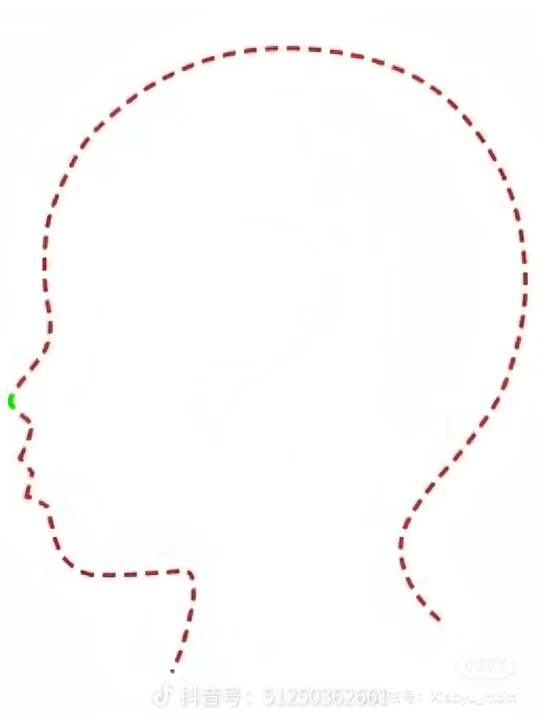
#> input picture 标准头型/left_extracted.jpg, 1080 x 1443 px, given in place of real_side.jpg, which was not available (shown at 1/2 size)
$ python test_compare_final.py
#> lines starting #> are read from the running program, lines starting #| are printed output that depends on the picture
### side_analyzer.py
"""
侧面头型分析 — PCA 曲率法测量后枕部扁平度
"""

import cv2
import numpy as np
import math
from typing import Optional, Dict


def analyze_side_profile(image: np.ndarray) -> Optional[Dict]:
    """
    分析侧面婴儿头部照片。

      1. SAM 分割头部
      2. PCA 找前后方向 (第一主成分)
      3. 将后枕部轮廓曲率与理想圆弧对比
      4. 扁平度 = 曲率偏差 / 期望半径
    """
    h, w = image.shape[:2]

    from sam_detector import detect_head

    # 侧面图不需要 guide_mask — SAM点提示本身足够
    sam_result = detect_head(image, view='side')
    if sam_result is None:
        return None

    head_mask, head_contour = sam_result

    # 侧面图不做头发补偿 (MiMo Pro评审):
    # 1. 侧面轮廓含鼻/下巴/耳/颈, 远离圆形, hair_score恒饱和, 门控失效
    # 2. 后枕正是头发最厚区域, 刨除后轮廓沿发际线走, 扁平度测量对象被偷换

    if len(head_contour) < 30:
        return None

    # v5 极值点法找后脑勺
    pts = head_contour.reshape(-1, 2).astype(np.float64)
    n = len(pts)
    xs, ys = pts[:, 0], pts[:, 1]
    y_min, y_max = ys.min(), ys.max()

    # 中间带: y 20%-75%, 排除头顶头发和脖子
    y_lo = y_min + (y_max - y_min) * 0.20
    y_hi = y_min + (y_max - y_min) * 0.75
    mid_mask = (ys >= y_lo) & (ys <= y_hi)
    if np.sum(mid_mask) < 30:
        mid_mask = np.ones(n, dtype=bool)

    mid_pts = pts[mid_mask]
    mid_idx = np.where(mid_mask)[0]
    leftmost_local = np.argmin(mid_pts[:, 0])
    leftmost_global = mid_idx[leftmost_local]

    # Local smoothing - dynamic window based on total contour size
    w_smooth = max(5, n // 8)
    lo = max(0, leftmost_global - w_smooth)
    hi = min(n, leftmost_global + w_smooth + 1)
    back_pt = np.mean(pts[lo:hi], axis=0)

    # 质心 + 后脑方向
    cx, cy = np.mean(pts[:, 0]), np.mean(pts[:, 1])
    back_v = back_pt - np.array([cx, cy])
    back_dir_angle = math.atan2(back_v[1], back_v[0])

    # ±70°取后脑勺弧段 (用原始轮廓角度)
    all_angles = np.arctan2(pts[:, 1] - cy, pts[:, 0] - cx)
    ad = np.abs(all_angles - back_dir_angle)
    ad = np.minimum(ad, 2 * np.pi - ad)
    back_mask = ad < np.radians(70)
    back_idx_all = np.where(back_mask)[0]

    if len(back_idx_all) < 15:
        return None

    # 取最大连续段
    gaps_arr = np.diff(back_idx_all)
    big = np.where(gaps_arr > 10)[0]
    if len(big) > 0:
        # 利用 big 数组直接计算段边界，避免遗漏首元素
        segs = []
        cs = 0
        for gap_idx in big:
            segs.append((cs, gap_idx))
            cs = gap_idx + 1
        segs.append((cs, len(back_idx_all) - 1))
        segs.sort(key=lambda x: -(x[1] - x[0]))
        s, e = segs[0]
        back_idx_all = back_idx_all[s:e + 1]

    back_pts = pts[back_idx_all]
    back_centered = back_pts - np.array([cx, cy])
    back_dists = np.linalg.norm(back_centered, axis=1)

    # 期望半径 = 后脑勺弧段到质心中的中位距离
    expected_radius = np.median(back_dists)

    if expected_radius < 10:
        return None

    back_median = np.median(back_dists)

    # 扁平度 (公式不变)
    flatness_raw = max(0, 1.0 - back_median / (expected_radius + 1e-6))
    curvature_cv = np.std(back_dists) / (np.mean(back_dists) + 1e-6)
    flatness_score = flatness_raw * 0.7 + min(curvature_cv * 1.5, 0.3)
    flatness_score = round(min(1.0, flatness_score), 3)

    if flatness_score < 0.15:
        category = "正常圆润"
    elif flatness_score < 0.30:
        category = "轻度扁平"
    elif flatness_score < 0.50:
        category = "中度扁平"
    else:
        category = "明显扁平"

    head_length_px = float(np.max(pts[:, 0]) - np.min(pts[:, 0]))
    head_height_px = float(np.max(pts[:, 1]) - np.min(pts[:, 1]))

    contour_list = head_contour.reshape(-1, 2).tolist() if head_contour is not None else None

    # 后枕部角度范围
    back_angles_arr = np.arctan2(back_centered[:, 1], back_centered[:, 0])
    back_angle_start = float(np.degrees(back_angles_arr.min()))
    back_angle_end = float(np.degrees(back_angles_arr.max()))

    # v1 改为后脑方向 (保持 _pca_v1 字段名兼容)
    result_dict = {
        "posterior_flatness": flatness_score,
        "head_length_px": round(head_length_px, 1),
        "head_height_px": round(head_height_px, 1),
        "ear_position_ratio": 0.5,
        "flatness_category": category,
        "curvature_cv": round(curvature_cv, 3),
        "expected_radius": round(expected_radius, 1),
        "scale_method": "默认估算",
        "_head_contour": contour_list,
        "_pca_center": [float(cx), float(cy)],
        "_pca_v1": [float(math.cos(back_dir_angle)), float(math.sin(back_dir_angle))],
        "_back_angles": [back_angle_start, back_angle_end],
    }

    return result_dict

### sam_detector.py
"""
SAM 零样本头部检测
- 俯视图: 点提示模式，3点+提前退出，~1.5秒
- 侧面图: bbox 提示 + 多点合并回退，~2秒
"""

import cv2
import numpy as np
import math
from typing import Optional, Tuple

_sam_model = None


def _get_model():
    global _sam_model
    if _sam_model is None:
        from ultralytics import SAM
        _sam_model = SAM('mobile_sam.pt')
    return _sam_model


# [68 lines left out: functions _score_mask, _detect_with_bbox, create_guide_mask, not called in this run]


def detect_head(image: np.ndarray, view: str = 'top',
                guide_mask: np.ndarray = None) -> Optional[Tuple[np.ndarray, np.ndarray]]:
    """
    零样本头部检测。

    view='top':  俯视图 — 点提示，3点+提前退出，~1.5秒
    view='side': 侧面图 — 点提示(同俯视)，bbox回退，~1.5秒
    guide_mask:  可选，仅俯视图使用(侧面图忽略)
    """
    h_orig, w_orig = image.shape[:2]

    # 缩小到 SAM 最优处理尺寸 (跳过中间层缩放, 避免双重重采样)
    sam_max_side = 1024
    if max(h_orig, w_orig) > sam_max_side:
        scale = sam_max_side / max(h_orig, w_orig)
        image_small = cv2.resize(image, (int(w_orig * scale), int(h_orig * scale)))
    else:
        scale = 1.0
        image_small = image

    h, w = image_small.shape[:2]
    img_center = (w / 2, h / 2)
    img_area = h * w

    # 俯视图: 引导框 mask 涂黑椭圆外区域
    if view == 'top' and guide_mask is not None:
        if guide_mask.shape[:2] != (h, w):
            guide_mask = cv2.resize(guide_mask, (w, h))
        gm = (guide_mask / 255.0).astype(np.float32)
        image_small = (image_small.astype(np.float32) * gm[:, :, None]).astype(np.uint8)

    try:
        model = _get_model()
    except Exception:
        return None

    cx, cy = w // 2, h // 2
    offset = min(w, h) // 5
    best_score, best_mask, best_contour = 0, None, None

    # ========== 统一策略: 点提示 + 提前退出 ==========
    # 俯视和侧面使用相同的点提示策略
    # MiMo Pro 审查结论: SAM点提示对"点击物体→分割整个物体"非常擅长
    # 侧面不需要crop/bbox/guide_mask — 这些反而干扰SAM
    prompt_points = [
        [cx, cy],                  # 正中 (大概率命中)
        [cx, cy - offset],         # 偏上 (头顶)
        [cx + offset, cy],         # 偏右
    ]

    for i, pt in enumerate(prompt_points):
        try:
            results = model(image_small, points=[pt], labels=[1])
        except Exception:
            continue
        if not results or results[0].masks is None or len(results[0].masks.data) == 0:
            continue
        mask = (results[0].masks.data[0].cpu().numpy() * 255).astype(np.uint8)
        score, contour = _score_mask(mask, h, w, img_center, img_area)
        if score > best_score:
            best_score = score
            best_mask = mask
            best_contour = contour
        # 提前退出: 正中点得分 >0.6 就认为找到了
        if i == 0 and best_score > 0.6:
            break

    # 侧面图点提示失败 → bbox 回退
    if view == 'side' and best_mask is None:
        mask, contour, score = _detect_with_bbox(
            model, image_small, h, w, img_center, img_area, margin=0.10)
        if mask is not None and score >= 0.3:
            best_score, best_mask, best_contour = score, mask, contour

    # ========== 回退: 自动模式 ==========
    if best_mask is None:
        try:
            results = model(image_small, retina_masks=True)
            if results and results[0].masks and len(results[0].masks.data) > 0:
                for i in range(min(len(results[0].masks.data), 20)):
                    mask = (results[0].masks.data[i].cpu().numpy() * 255).astype(np.uint8)
                    score, contour = _score_mask(mask, h, w, img_center, img_area)
                    if score > best_score:
                        best_score = score
                        best_mask = mask
                        best_contour = contour
        except Exception:
            pass

    if best_mask is None or best_score < 0.3:
        return None

    if scale != 1.0:
        best_mask = cv2.resize(best_mask, (w_orig, h_orig), interpolation=cv2.INTER_NEAREST)
        cnts, _ = cv2.findContours(best_mask, cv2.RETR_EXTERNAL, cv2.CHAIN_APPROX_SIMPLE)
        if cnts:
            best_contour = max(cnts, key=cv2.contourArea)

    # 侧面图质量门禁: mask顶部必须在画面上半区25%以内(头顶应靠近画面上缘)
    # 头占比太小时SAM只分割到脸/身体, 漏掉头顶
    if view == 'side' and best_mask is not None:
        mask_rows = np.any(best_mask > 0, axis=1)
        if mask_rows.any():
            top_row = int(np.argmax(mask_rows))
            ratio = top_row / (h_orig if scale != 1.0 else h)
            if ratio > 0.25:
                return None

    return best_mask, best_contour

### test_compare_final.py
"""v5最终参数 vs 线上 对比"""
import cv2, numpy as np, math, os
os.chdir(os.path.dirname(os.path.abspath(__file__)))
from sam_detector import detect_head
from side_analyzer import analyze_side_profile
from standard_compare import draw_comparison

# [50 lines left out: functions v5_params, draw_v5_arc, not called in this run]

FILES = [
    'real_side.jpg',
    'test_neck_real_side_jpg.jpg',
    'test_54945_side.jpg',
    '943e524bb386bfbfe1e34fe403e5e826.png',
    '7682d493e0e21620c2a35d9e37f681dd.png',
]

for fname in FILES:
    img = cv2.imread(fname)
#> img is the input picture: shape (1443, 1080, 3); mean B, G, R 251.7, 251.9, 252.9
    if img is None: continue
    h_orig, w_orig = img.shape[:2]
#> h_orig = 1443; w_orig = 1080
    SCALE = 1000 / max(h_orig, w_orig)
#> SCALE = 0.693
    nw, nh = int(w_orig*SCALE), int(h_orig*SCALE)
#> nw = 748; nh = 1000

    # ==== 线上 ====
    sr = analyze_side_profile(img)
#> in detect_head, `image_small = cv2.resize(image, (int(w_orig * scale), int(h_orig * sca..`:
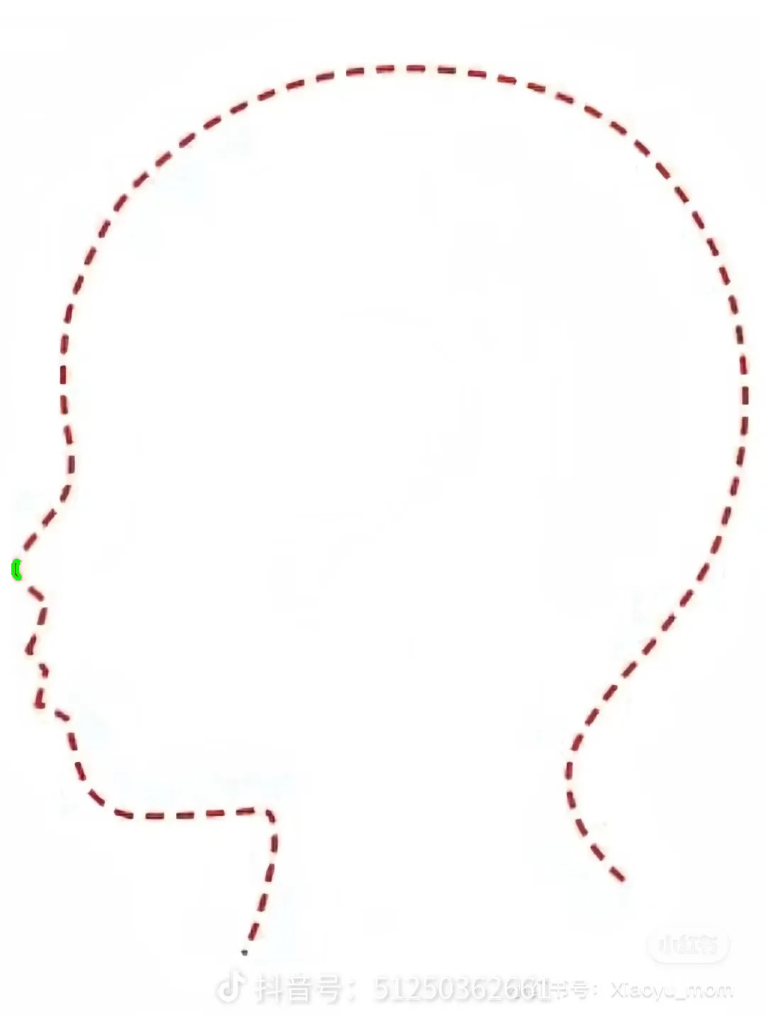
#> image_small: shape (1024, 766, 3); mean B, G, R 251.6, 251.8, 252.9
#> (the run stopped early here; a loop or call above may not have finished)

$ run again, on 标准头型/std_mimo_points.jpg
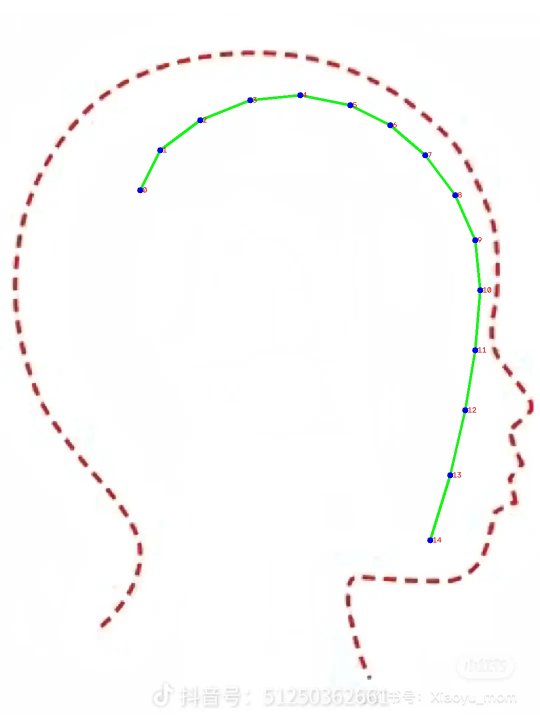
#> input picture 标准头型/std_mimo_points.jpg, 1080 x 1443 px, given in place of real_side.jpg, which was not available (shown at 1/2 size)
#> img is the input picture: shape (1443, 1080, 3); mean B, G, R 250.4, 251.2, 251.6
#> in detect_head, `image_small = cv2.resize(image, (int(w_orig * scale), int(h_orig * sca..`:
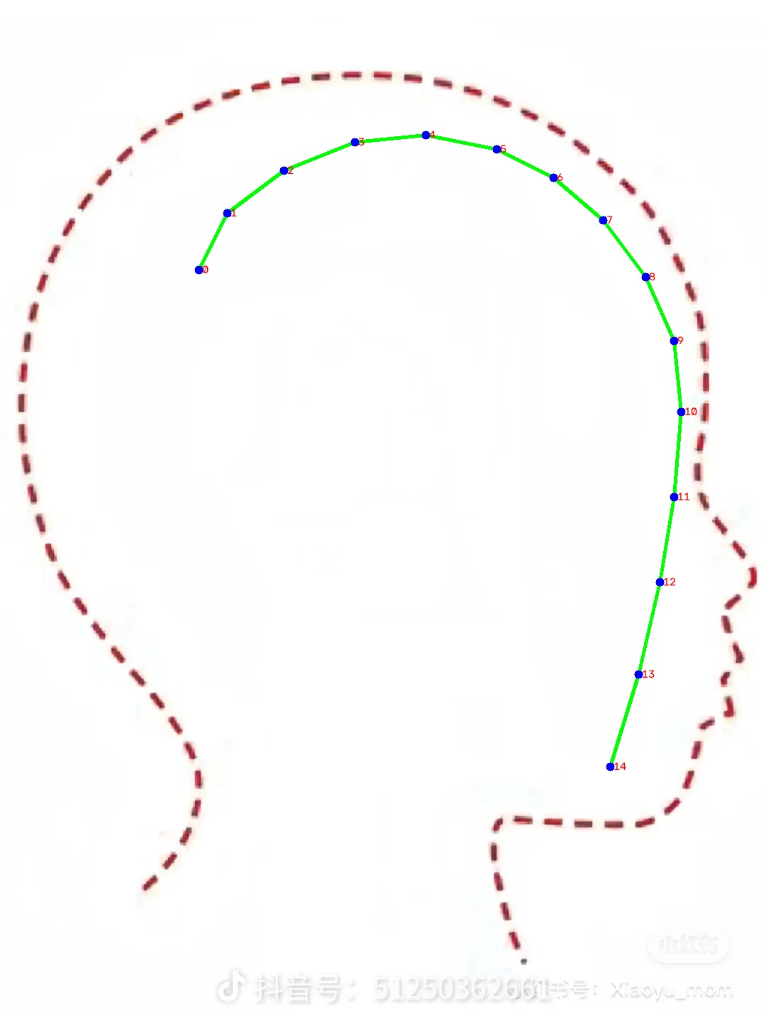
#> image_small: shape (1024, 766, 3); mean B, G, R 250.3, 251.2, 251.6

$ run again, on 标准头型/std_side_left_arc.jpg
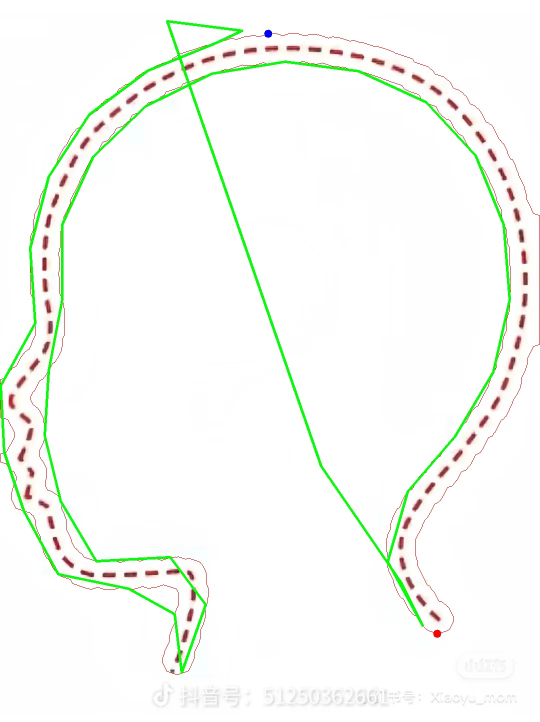
#> input picture 标准头型/std_side_left_arc.jpg, 1080 x 1443 px, given in place of real_side.jpg, which was not available (shown at 1/2 size)
#> img is the input picture: shape (1443, 1080, 3); mean B, G, R 245.7, 250.6, 247.5
#> in detect_head, `image_small = cv2.resize(image, (int(w_orig * scale), int(h_orig * sca..`:
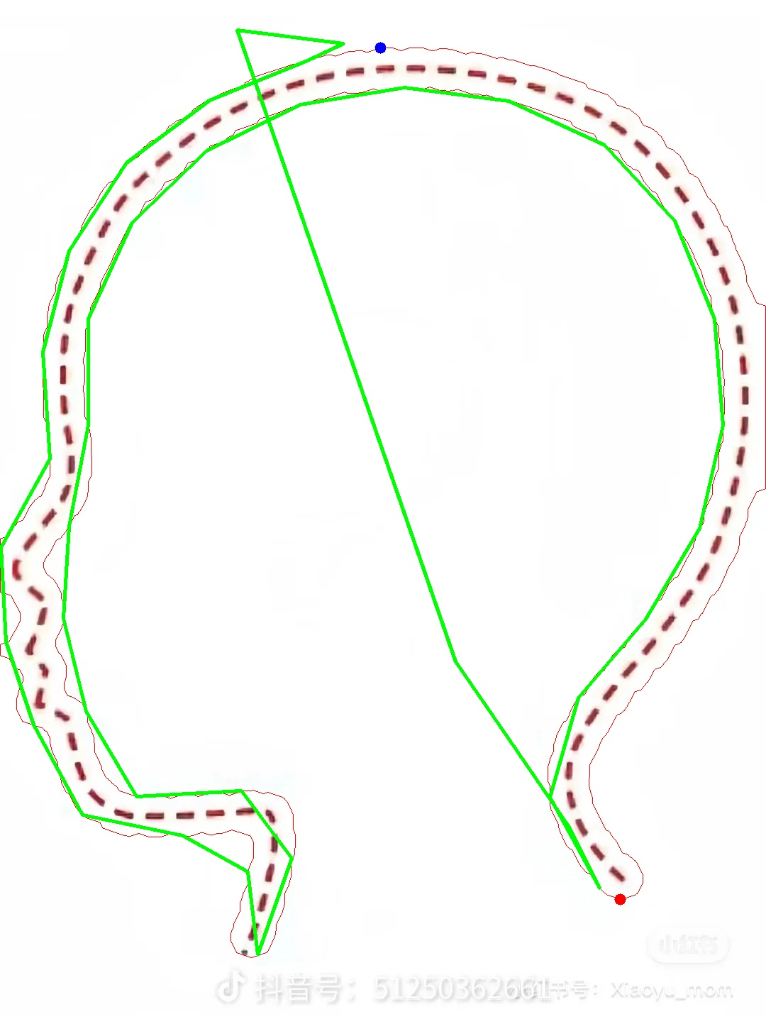
#> image_small: shape (1024, 766, 3); mean B, G, R 245.7, 250.6, 247.5
